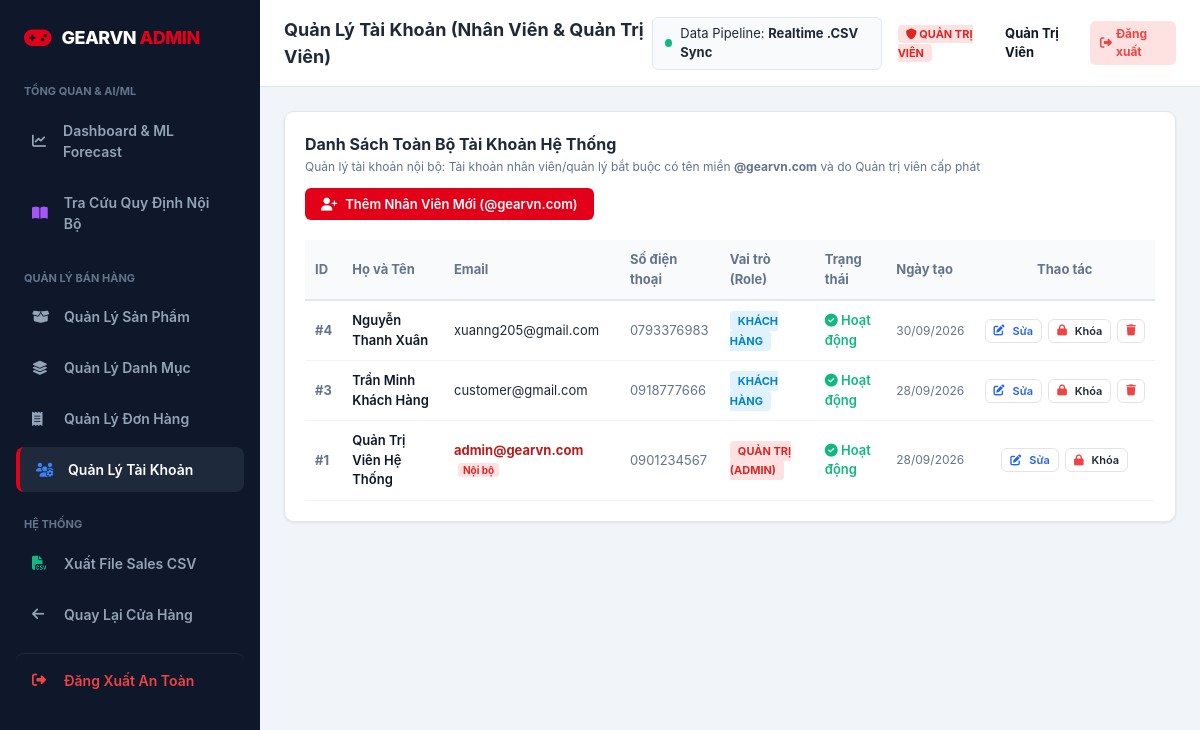
Screenshot of /admin/users with the database file from the repository.
### app/models/user.py (models this page shows)
class User(Base):
    __tablename__ = "users"
    id = Column(Integer, primary_key=True, index=True)
    email = Column(String(255), unique=True, index=True, nullable=False)
    hashed_password = Column(String(255), nullable=False)
    full_name = Column(String(255), nullable=False)
    phone = Column(String(50), nullable=True)
    address = Column(String(500), nullable=True)
    role = Column(Enum(UserRole), default=UserRole.CUSTOMER, nullable=False)
    is_active = Column(Boolean, default=True)
    created_at = Column(DateTime, default=datetime.utcnow)

### app/controllers/web/admin_controller.py (the view)
@router.get("/users")
def admin_users_page(request: Request, db: Session = Depends(get_db)):
    users = db.query(User).order_by(desc(User.id)).all()
    return templates.TemplateResponse(
        "admin/users.html",
        {
            "request": request,
            "users": users,
            "active_page": "users"
        }
    )

### app/templates/admin/users.html (shortened to what this page needs)
{% extends "admin/layout.html" %}
{% block page_title %}Quản Lý Tài Khoản (Nhân Viên & Quản Trị Viên){% endblock %}
{% block content %}
<div class="stat-card">
    <div style="display:flex;align-items:center;justify-content:space-between;margin-bottom:20px;flex-wrap:wrap;gap:12px;">
        <div>
            <div style="font-weight:700;font-size:16px;">Danh Sách Toàn Bộ Tài Khoản Hệ Thống</div>
            <div style="font-size:12px;color:#64748b;margin-top:2px;">
                Quản lý tài khoản nội bộ: Tài khoản nhân viên/quản lý bắt buộc có tên miền <b>@gearvn.com</b> và do Quản trị viên cấp phát
            </div>
        </div>
        <button class="btn btn-primary" onclick="openCreateUserModal()" style="display:flex;align-items:center;gap:8px;">
            <i class="fa-solid fa-user-plus"></i> Thêm Nhân Viên Mới (@gearvn.com)
        </button>
    </div>
    <div style="overflow-x:auto;">
        <table style="width:100%;font-size:13px;border-collapse:collapse;text-align:left;">
            <thead>
                <tr style="background:#f8fafc;border-bottom:2px solid #e2e8f0;color:#64748b;">
                    <th style="padding:10px;">ID</th>
                    <th style="padding:10px;">Họ và Tên</th>
                    <th style="padding:10px;">Email</th>
                    <th style="padding:10px;">Số điện thoại</th>
                    <th style="padding:10px;">Vai trò (Role)</th>
                    <th style="padding:10px;">Trạng thái</th>
                    <th style="padding:10px;">Ngày tạo</th>
                    <th style="padding:10px;text-align:center;">Thao tác</th>
                </tr>
            </thead>
            <tbody id="usersTableBody">
                {% for u in users %}
                <tr style="border-bottom:1px solid #f1f5f9;">
                    <td style="padding:10px;font-weight:700;color:#64748b;">#{{ u.id }}</td>
                    <td style="padding:10px;font-weight:600;color:#0f172a;">{{ u.full_name }}</td>
                    <td style="padding:10px;">
                        {% if u.email.endswith('@gearvn.com') %}
                        <span style="font-weight:700;color:#b91c1c;">{{ u.email }}</span>
                        <span style="background:#fee2e2;color:#dc2626;font-size:10px;font-weight:700;padding:1px 5px;border-radius:3px;margin-left:4px;">Nội bộ</span>
                        {% else %}
                        <span>{{ u.email }}</span>
                        {% endif %}
                    </td>
                    <td style="padding:10px;color:#64748b;">{{ u.phone or '---' }}</td>
                    <td style="padding:10px;">
                        {% if u.role.value == 'admin' %}
                        <span style="background:#fee2e2;color:#dc2626;padding:3px 8px;border-radius:4px;font-weight:700;font-size:11px;">QUẢN TRỊ (ADMIN)</span>
                        {% elif u.role.value == 'staff' %}
                        <span style="background:#fef3c7;color:#d97706;padding:3px 8px;border-radius:4px;font-weight:700;font-size:11px;">NHÂN VIÊN (STAFF)</span>
                        {% else %}
                        <span style="background:#e0f2fe;color:#0284c7;padding:3px 8px;border-radius:4px;font-weight:700;font-size:11px;">KHÁCH HÀNG</span>
                        {% endif %}
                    </td>
                    <td style="padding:10px;">
                        {% if u.is_active %}
                        <span style="color:#10b981;font-weight:600;"><i class="fa-solid fa-circle-check"></i> Hoạt động</span>
                        {% else %}
                        <span style="color:#ef4444;font-weight:600;"><i class="fa-solid fa-lock"></i> Đã khóa</span>
                        {% endif %}
                    </td>
                    <td style="padding:10px;color:#64748b;font-size:12px;">{{ u.created_at.strftime('%d/%m/%Y') }}</td>
                    <td style="padding:10px;text-align:center;">
                        <div style="display:inline-flex;gap:6px;">
                            <button class="btn btn-outline" style="padding:4px 8px;font-size:11px;color:#2563eb;"
                                    onclick="openEditUserModal('{{ u.id }}', '{{ u.full_name }}', '{{ u.email }}', '{{ u.phone or '' }}', '{{ u.address or '' }}', '{{ u.role.value }}', {{ 'true' if u.is_active else 'false' }})"
                                    title="Chỉnh sửa thông tin nhân viên">
                                <i class="fa-solid fa-pen-to-square"></i> Sửa
                            </button>
                            <button class="btn btn-outline" style="padding:4px 8px;font-size:11px;" onclick="toggleUserActive({{ u.id }}, {{ 'false' if u.is_active else 'true' }})" title="Khóa hoặc mở khóa tài khoản">
                                {% if u.is_active %}<i class="fa-solid fa-lock" style="color:#ef4444;"></i> Khóa{% else %}<i class="fa-solid fa-unlock" style="color:#10b981;"></i> Mở{% endif %}
                            </button>
                            {% if u.role.value != 'admin' %}
                            <button class="btn btn-outline" style="padding:4px 8px;font-size:11px;color:#ef4444;" onclick="deleteUser({{ u.id }}, '{{ u.full_name }}')" title="Xóa tài khoản">
                                <i class="fa-solid fa-trash"></i>
                            </button>
                            {% endif %}
                        </div>
                    </td>
                </tr>
                {% endfor %}
            </tbody>
        </table>
    </div>
</div>
{% endblock %}

### app/static/css/style.css (style rules this page uses)
:root { --primary: #e30019; --primary-hover: #b80014; --secondary: #0d1117; --dark-bg: #161b22; --light-bg: #f4f6f8; --card-bg: #ffffff; --border-color: #e1e4e8; --text-main: #1f2937; --text-muted: #6b7280; --success: #10b981; --warning: #f59e0b; --danger: #ef4444; --shadow-sm: 0 1px 3px rgba(0,0,0,0.08); --shadow-md: 0 4px 12px rgba(0,0,0,0.1); --shadow-lg: 0 10px 25px rgba(0,0,0,0.15); --radius: 8px; --transition: all 0.25s ease-in-out; }
* { margin: 0; padding: 0; box-sizing: border-box; font-family: -apple-system, BlinkMacSystemFont, "Segoe UI", Roboto, "Helvetica Neue", Arial, sans-serif; }
body { background-color: var(--light-bg); color: var(--text-main); line-height: 1.5; min-height: 100vh; display: flex; flex-direction: column; }
.btn { display: inline-flex; align-items: center; justify-content: center; gap: 8px; padding: 8px 16px; border-radius: 6px; font-size: 13px; font-weight: 600; cursor: pointer; border: none; transition: var(--transition); }
.btn-primary { background-color: var(--primary); color: #fff; }
.btn-outline { border: 1px solid var(--border-color); background: #fff; color: var(--text-main); }

### app/templates/admin/layout.html (style rules this page uses)
body { font-family: 'Plus Jakarta Sans', sans-serif; background-color: #f1f5f9; }
.stat-card { background: #fff; border-radius: 10px; border: 1px solid #e2e8f0; padding: 20px; box-shadow: var(--shadow-sm); }

### rows the page displays
User: id "4", full_name "Nguyễn Thanh Xuân", email "xuanng205@gmail.com", phone "0793376983", role "KHÁCH HÀNG", is_active True (drawn), created_at "30/09/2026"
User: id "3", full_name "Trần Minh Khách Hàng", email "customer@gmail.com", phone "0918777666", role "KHÁCH HÀNG", is_active True (drawn), created_at "28/09/2026"
User: id "1", full_name "Quản Trị Viên Hệ Thống", email "admin@gearvn.com", phone "0901234567", role "QUẢN TRỊ (ADMIN)", is_active True (drawn), created_at "28/09/2026"
